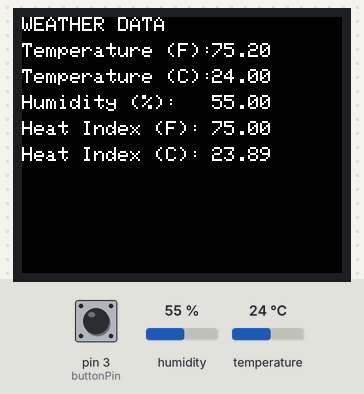
Simulated run of this sketch. Board: Arduino Uno, built with avr-gcc and run on an emulated ATmega328P. Shown: 160×128 colour display. The inputs (shaded band) are chosen by the test bench; at power-on: humidity 55 %, pin 3 (buttonPin) LOW, temperature 24 °C.

Above: at 1.4 s.
1.5 s: humidity set to 22 %
At 6.5 s:
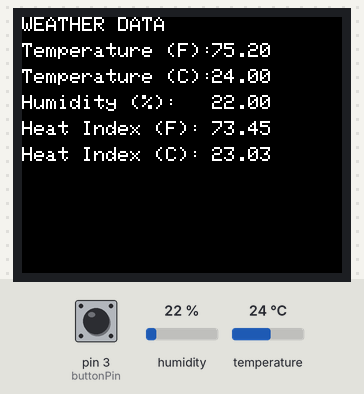
7.5 s: pin 3 (buttonPin) pulled HIGH for 3 s
At 10.9 s:
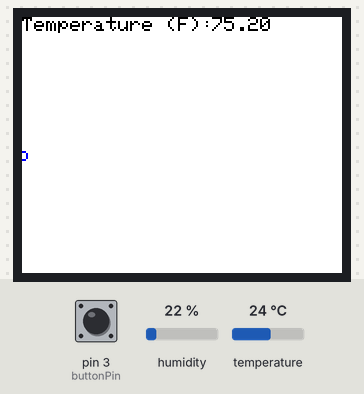
21.3 s: temperature set to 12 °C
At 26.3 s:
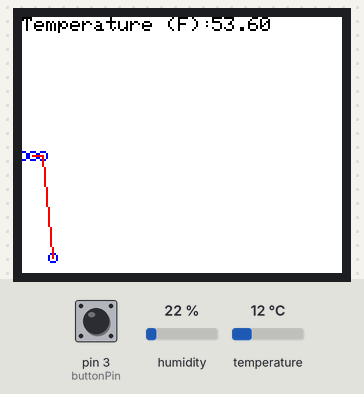
31.8 s: temperature set to 19 °C
At 35.8 s:
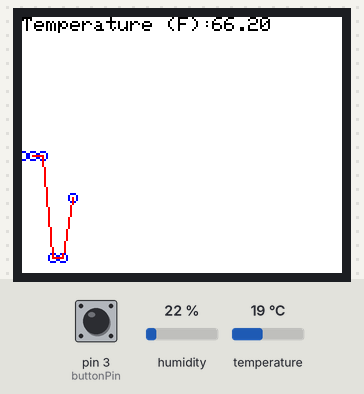
41.9 s: temperature set to 28 °C
At 46.4 s:
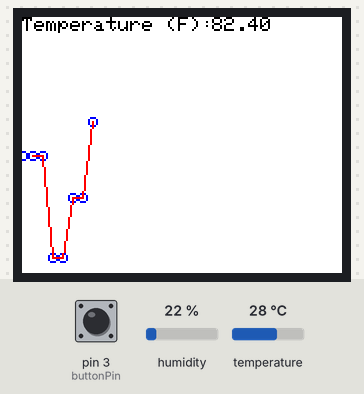
51.9 s: pin 3 (buttonPin) driven HIGH
At 56.7 s:
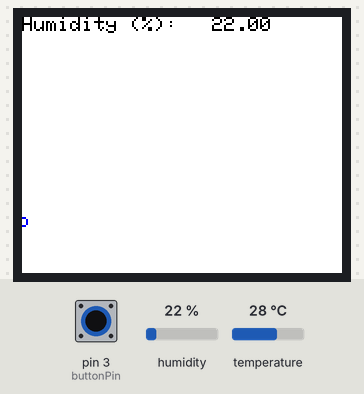
Timing chart, 0 to 58.2 s (numbered marks = the images above; inputs shaded):
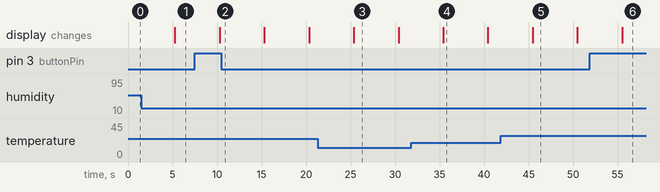

The sketch:

weatherExtension.ino
```cpp
/*@author Dahlia Dry
 * @version 1
 * Mode 1: Display temp, humidity, heat index in F, C
 * Mode 2: Live graph temperature
 * Mode 3: Live graph humidity
 * last modified September 2018
 */

//LCD display setup
#include <Adafruit_GFX.h>
#include <Adafruit_ST7735.h>
#include <SPI.h>
#define TFT_CS     10
#define TFT_RST    9
#define TFT_DC     8
Adafruit_ST7735 tft = Adafruit_ST7735(TFT_CS,  TFT_DC, TFT_RST);

//DHT11 setup-comment this section out (put // before each line)
//if you're using a DHT22 instead
#define DHTTYPE DHT11

//Uncomment this section if you're using the DHT22 instead
//#define DHTTYPE DHT22

//general DHT setup
#include "DHT.h"
#define DHTPIN 2
#include <avr/wdt.h>
DHT dht(DHTPIN, DHTTYPE);

//declare additional vars
uint8_t rotation = 3;
const int buttonPin = 3;
int buttonState = 0;
int lastButtonState = 0;
int buttonPushCounter = 0;
long time = 0;
long debounce = 200;
int xPos = 5;
int graphHeightPrevious = 0;
float humid_init = dht.readHumidity();

//tell the screen to power on, start the clock, get mode 1 ready
void setup() {
  tft.initR(INITR_BLACKTAB);
  pinMode(buttonPin, INPUT);
  uint16_t time = millis();
  tft.setRotation(rotation);
  setupmode1();
}

//"draw" text on the scrren - takes args:
//text (what you want to write),
//color (what color do you want what you're writing)
//x0,y0 (the coordinates of the top left hand corner of your text)
void drawtext(String text, uint16_t color, uint16_t x0, uint16_t y0){
  tft.setCursor(x0,y0);
  tft.setTextColor(color);
  tft.setTextWrap(true);
  tft.print(text);
}

//initial setup to display current temp,humidity,heat index readings
//drawtext function to tell screen what to display (see above)
void setupmode1(){
  tft.fillScreen(ST7735_BLACK);
  drawtext("WEATHER DATA", ST7735_WHITE,0,0);
  drawtext("Temperature (F):", ST7735_WHITE,0,13);
  drawtext("Temperature (C):", ST7735_WHITE, 0,26);
  drawtext("Humidity (%):", ST7735_WHITE, 0,39);
  drawtext("Heat Index (F):", ST7735_WHITE, 0, 52);
  drawtext("Heat Index (C):", ST7735_WHITE, 0,65);

}

//loop that refreshes mode 1 every 2 secnods
//asks sensor what new temp, humidity readings are every 2 seconds
void executemode1(){
  tft.fillRect(95, 13, 60,65, ST7735_BLACK);
  float tempf = dht.readTemperature(true);
  float tempc = dht.readTemperature();
  float humid = dht.readHumidity();
  float heatf = dht.computeHeatIndex(tempf, humid);
  float heatc = dht.computeHeatIndex(tempc,humid,false);
  drawtext(String(tempf), ST7735_WHITE,95,13);
  drawtext(String(tempc), ST7735_WHITE, 95,26);
  drawtext(String(humid), ST7735_WHITE, 95,39);
  drawtext(String(heatf), ST7735_WHITE, 95, 52);
  drawtext(String(heatc), ST7735_WHITE, 95, 65);
}

//setup live graph of temperature by setting constant label and initial (x,y)
void setupmode2(){
  tft.fillScreen(ST7735_WHITE);
  drawtext("Temperature (F):",ST7735_BLACK, 0,0);
  xPos = 0;
  graphHeightPrevious = 0;
}

//setup live graph of humidity by setting constant label and inital (x,y)
void setupmode3(){
  tft.fillScreen(ST7735_WHITE);
  drawtext("Humidity (%):",ST7735_BLACK, 0,0);
  xPos = 0;
  graphHeightPrevious = 0;
}

//temperature graph loop
//loop that plots a new point on the graph every 5000 ms
//drawCircle plots new point, drawLine connects new point with previous point
//reset graph if the x position exceeds the width of the screen
//each point is 5 pixels apart in the x direction, so the graph will hold 32 points
void executemode2(){
  tft.fillRect(95,0,40,7, ST7735_WHITE);
  float tempf = dht.readTemperature(true);
  drawtext(String(tempf),ST7735_BLACK,95,0);
  int graphHeight = map(tempf, 100, 50, 10, 128);
  tft.drawCircle(xPos,graphHeight,2, ST7735_BLUE);
  if(xPos > 5){
    tft.drawLine(xPos-5,graphHeightPrevious,xPos,graphHeight,ST7735_RED);
  }
  graphHeightPrevious = graphHeight;
  if(xPos >= 160){
    xPos = 5;
    tft.fillScreen(ST7735_WHITE);
    drawtext("Temperature (F):",ST7735_BLACK, 0,0);
  }
  else{
    xPos += 5;
  }
}

//humidity graph loop
//loop that plots a new point on the graph every 5000 ms
//drawCircle plots new point, drawLine connects new point with previous point
//reset graph if the x position exceeds the width of the screen
//each point is 5 pixels apart in the x direction, so the graph will hold 32 points
void executemode3(){
  tft.fillRect(95,0,40,7, ST7735_WHITE);
  float humid = dht.readHumidity();
  drawtext(String(humid),ST7735_BLACK,95,0);
  int graphHeight = map(humid, 100, 0, 10, 128);
  tft.drawCircle(xPos,graphHeight,2, ST7735_BLUE);
  if(xPos > 5){
    tft.drawLine(xPos-5,graphHeightPrevious,xPos,graphHeight,ST7735_RED);
  }
  graphHeightPrevious = graphHeight;
  if(xPos >= 160){
    xPos = 5;
    tft.fillScreen(ST7735_WHITE);
    drawtext("Humidity (%):",ST7735_BLACK, 0,0);
  }
  else{
    xPos += 5;
  }
}

//main loop - tells atmega which mode to loop through depending on button pushes
//works by counting up button pushes- if divisible by 3, execute mode 1, etc
//eg. 30 / 3 has remainder 0, so execute mode 1
//delay(5000) tells atmega to update display and readings every 5000 milliseconds
void loop() {
  buttonState = digitalRead(buttonPin);
  if(buttonState == HIGH && millis() - time > debounce){
    //indicates off -> on
    buttonPushCounter++; //increment count of push number
    time = millis();
    if(buttonPushCounter % 3 == 0){
      setupmode1();
    }
    else if(buttonPushCounter % 3 == 1){
      setupmode2();
    }
    else if(buttonPushCounter % 3 == 2){
      setupmode3();
    }
  }

  if(buttonPushCounter % 3 == 0){
    executemode1();
  }
  else if(buttonPushCounter % 3 == 1){
    executemode2();
  }
  else if(buttonPushCounter % 3 == 2){
    executemode3();
  }
  delay(5000);
}
```

Measured:
- after the input at 1.5 s, the display: changes after 3.7 s (image 1)
- after the input at 7.5 s, the display: changes after 2.8 s (image 2)
- after the input at 51.9 s, the display: changes after 3.6 s (image 6)
